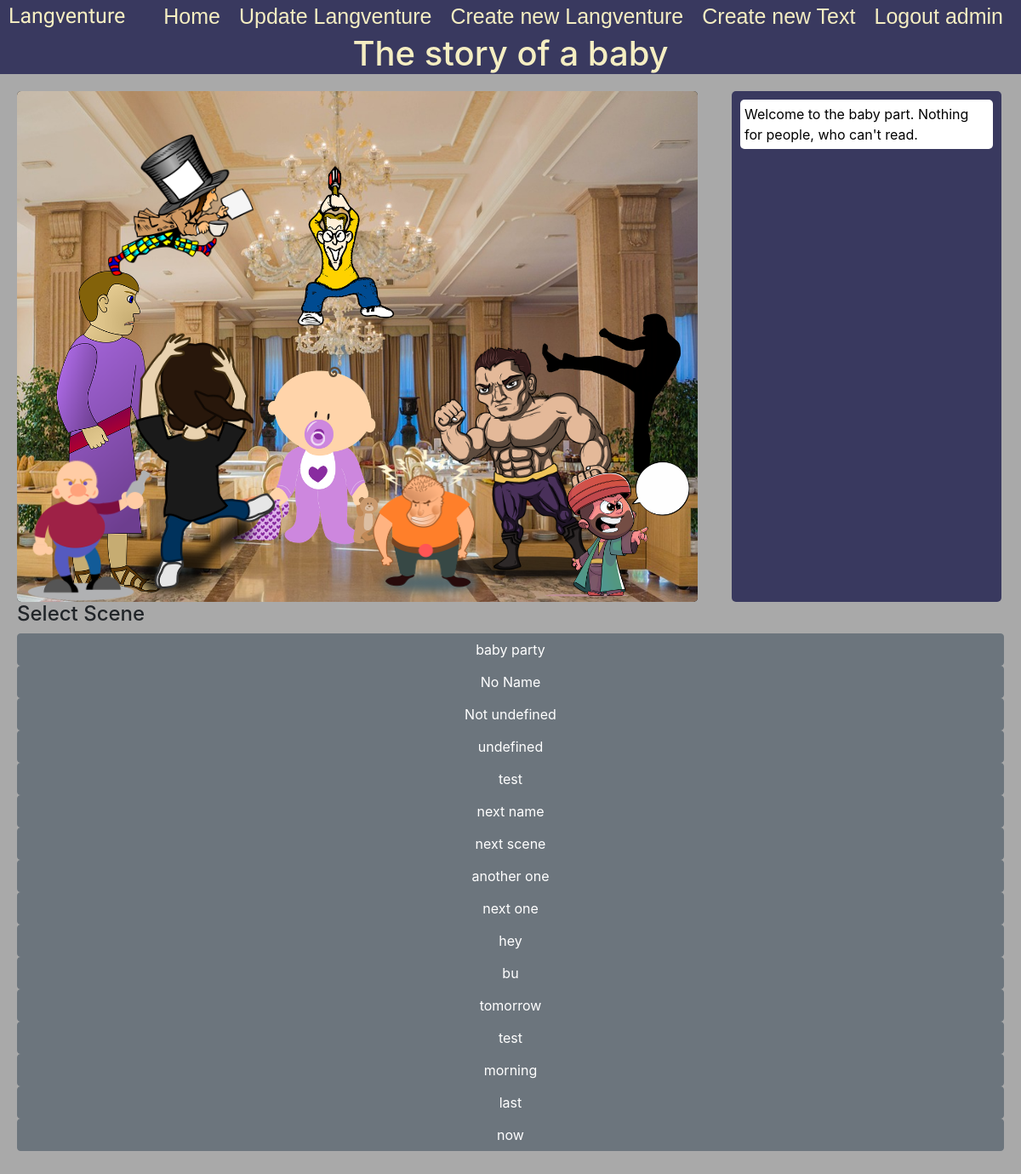
The page /story/2 (signed in) on the database its author committed.
### gapfiller/models.py (models this page shows)
class User(AbstractUser):
    pass

### story/models.py (models this page shows)
class Story(models.Model):
    name = models.TextField()
    finished = models.BooleanField(default=False)
    user = models.ForeignKey(User, on_delete=models.CASCADE, related_name="storys", default="")

class Actor(models.Model):
    scene = models.ForeignKey(Scene, blank=True, default=None, on_delete=models.CASCADE, related_name="actors")
    name = models.TextField()
    image = models.ImageField(blank=True, default=None, upload_to="images")
    scale = models.TextField(default="scale(1)")
    top = models.TextField(default="0px")
    left = models.TextField(default="0px")

class Scene(models.Model):
    story = models.ForeignKey(Story, blank=True, default=None, on_delete=models.CASCADE, related_name="scenes")
    name = models.TextField()
    background = models.ImageField(blank=True, default=None, upload_to="images")
    description = models.TextField(default="")

### story/views.py (the view)
# urls.py: path("", include('story.urls')),
@login_required
def story(request, id):
    story = Story.objects.get(pk=id)
    current_scene = story.scenes.all().first()
    return render(request, "story/show.html", {
        "story": story,
        "current_scene": current_scene
    })

### story/templates/story/show.html (shortened to what this page needs)
{% extends "gapfiller/layout.html" %}
{% block body %}
    <div class="actor_title">
            <h1>{{ story.name }}</h1>
    </div>
    <div class="create_section" style="min-height:100%;">
        {% for actor in current_scene.actors.all %}
                <img class="actor"
                     src="{{ actor.image.url }}"
                     data-scale="{{ actor.scale }}"
                     data-top="{{ actor.top }}"
                     data-left="{{ actor.left }}"
                     data-charid = "{{ actor.id }}"
                     style="position:absolute; margin-top:0px;">
        {% endfor %}
        <div>
            <div class="left_actor_box"
                 id="bg"
                 data-sceneid="{{ current_scene_id }}"
                 style="background:black; width:800px">
                <img src="{{ current_scene.background.url }}" style="width:800px;height:600px;border-radius:5px;">
            </div>
            <div class="right_actor_box" id="dialog_field">
                <div class="inner_box" style="padding:5px;height:600px">
                    <div id="description_box"
                         style="background:white;margin:5px;border-radius:5px;color:black;padding:5px"
                    >
                        {{ current_scene.description }}
                    </div>
                </div>
            </div>
            <div>
                <h4>Select Scene</h4>
                {% for scene in story.scenes.all %}
                    <div class="btn btn-secondary" style="width:100%">{{scene.name}}</div>
                {% endfor %}
            </div>
        </div>
    </div>
{% endblock %}

### gapfiller/templates/gapfiller/layout.html (shortened to what this page needs)
{% load static %}
<html lang="en">
<head>
    <link
        rel="stylesheet"
        href="https://unpkg.com/purecss@2.0.3/build/pure-min.css"
    />
    <link
        rel="stylesheet"
        href="https://netdna.bootstrapcdn.com/font-awesome/4.0.3/css/font-awesome.css"
    />
    <link rel="stylesheet" href="https://cdn.jsdelivr.net/npm/bootstrap@4.3.1/dist/css/bootstrap.min.css">
    <link rel="stylesheet" href="{% static 'gapfiller/main_style.css' %}">
    <link rel="stylesheet" href="{% static 'gapfiller/story.css' %}">
</head>
<body>
    <div class="header">
            <div  class="header_title" >
                Langventure
            </div>
            {% if user.is_authenticated %}
                <a class="header_link btn" href="logout"> Logout {{ user.get_username }} </a>
                <a class="header_link btn" href="{% url 'create' %}"> Create new Text </a>
                <a class="header_link btn" href="{% url 'create_story' %}"> Create new Langventure </a>
                <a class="header_link btn" href="{% url 'update_menu' %}"> Update Langventure </a>
            {% else %}
                <a class="header_link btn" href="{% url 'login' %}"> Login </a>
            {% endif %}
            <a class="header_link btn" href="{% url 'index' %}"> Home </a>
    </div>
    <div class="body_container">
        {% block body %}
        {% endblock %}
    </div>
</body>
</html>

### gapfiller/static/gapfiller/main_style.css (style rules this page uses)
body { margin:0px; padding:0px; background-color:darkgrey; /'lightgrey;*/ height:100%; min-height: 100%; }
.header { color: #f5eec2; background-color: #39395f; margin:0px; padding:0px; padding-left: 10px; padding-right: 10px; position: fixed; top:0; width:100%; }
.header_title { color: #f5eec2; font-family: Sriracha; font-size: 25px; float: left; }
.header_link { margin:0px; padding:0px; padding-right: 10px; padding-left: 10px; font-family: Arial; color: #f5eec2; font-size: 25px; margin-left:auto; float: right; }
html { height: 100%; min-height: 100%; }
.body_container { margin-top: 45px; height: 100%; }
.create_section { margin: 20px; }

### gapfiller/static/gapfiller/story.css (style rules this page uses)
.actor_title { background: #39395f; text-align: center; margin: 0px; color:#f5eec2; padding:0px; margin-top:-6px; }
.left_actor_box { width: 80%; display: inline-block; margin: 0px; border-radius:5px; }
.right_actor_box { width: 20%; display: inline-block; float: right; }
.inner_box { margin-right: 3px; background: #39395f; border-radius: 5px; padding: 3px; color: #f5eec2; }

### rows shown on the page
User: get_username "admin"
Story: name "The story of a baby"
Actor: image (picture)
Actor: image (picture)
Actor: image (picture)
Actor: image (picture)
Actor: image (picture)
Actor: image (picture)
Actor: image (picture)
Actor: image (picture)
Actor: image (picture)
Actor: image (picture)
Scene: background (picture), description "Welcome to the baby part. Nothing for people, who can't read.", name "baby party"
Scene: name "No Name"
Scene: name "Not undefined"
Scene: name "undefined"
Scene: name "test"
Scene: name "next name"
Scene: name "next scene"
Scene: name "another one"
Scene: name "next one"
Scene: name "hey"
Scene: name "bu"
Scene: name "tomorrow"
Scene: name "test"
Scene: name "morning"
Scene: name "last"
Scene: name "now"
